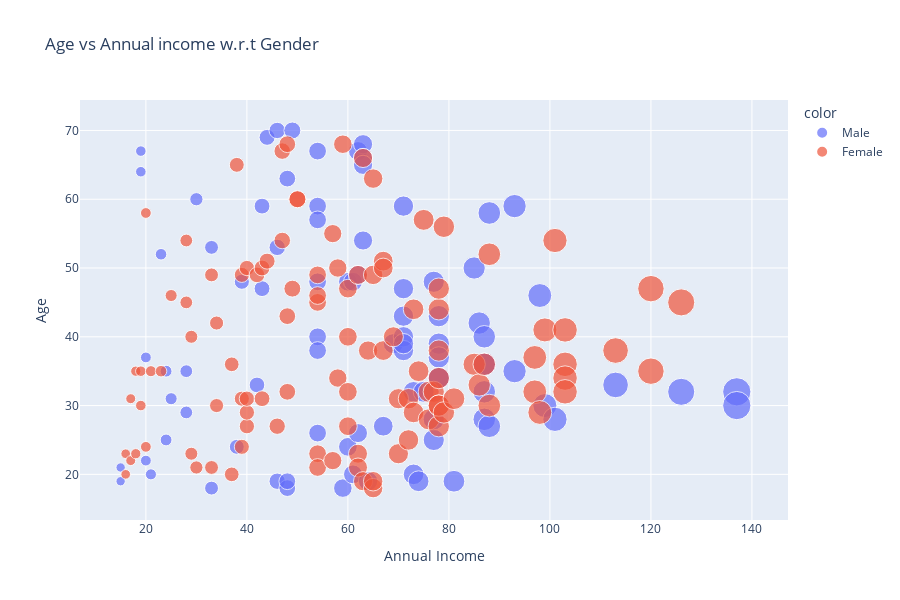

This figure's notebook cell:
### Markdown cell above
### Bivariate Analysis

### Code cell
# Age vs Annual income with r.s.p to Male


fig = px.scatter(y = data['Age'] , x=data['Annual_income'] , color=data['Gender'],
          title="Age vs Annual income w.r.t Gender" ,size=data['Annual_income'])
fig.update_layout(height=600 , width = 900 , 
                 yaxis_title='Age',
                  xaxis_title='Annual Income')
fig.show()

### Figure 1 — Plotly figure (JSON) as saved in the notebook; plotly's stock layout.template omitted (floating-point values rounded to 4 significant figures)
{"data": [{"hovertemplate": "color=Male<br>x=%{x}<br>y=%{y}<br>size=%{marker.size}<extra></extra>", "legendgroup": "Male", "marker": {"color": "#636efa", "size": [15, 15, 19, 19, 20, 20, 21, 23, 24, 24, 25, 28, 28, 30, 33, 33, 38, 39, 42, 43, 43, 44, 46, 46, 46, 48, 48, 48, 49, 54, 54, 54, 54, 54, 54, 54, 59, 60, 60, 61, 61, 62, 62, 62, 63, 63, 63, 63, 64, 67, 69, 71, 71, 71, 71, 71, 71, 73, 73, 74, 75, 77, 77, 77, 78, 78, 78, 78, 78, 81, 85, 86, 87, 87, 87, 87, 87, 88, 88, 93, 93, 98, 99, 101, 113, 126, 137, 137], "sizemode": "area", "sizeref": 0.3425, "symbol": "circle"}, "mode": "markers", "name": "Male", "orientation": "v", "showlegend": true, "type": "scatter", "x": [15, 15, 19, 19, 20, 20, 21, 23, 24, 24, 25, 28, 28, 30, 33, 33, 38, 39, 42, 43, 43, 44, 46, 46, 46, 48, 48, 48, 49, 54, 54, 54, 54, 54, 54, 54, 59, 60, 60, 61, 61, 62, 62, 62, 63, 63, 63, 63, 64, 67, 69, 71, 71, 71, 71, 71, 71, 73, 73, 74, 75, 77, 77, 77, 78, 78, 78, 78, 78, 81, 85, 86, 87, 87, 87, 87, 87, 88, 88, 93, 93, 98, 99, 101, 113, 126, 137, 137], "xaxis": "x", "y": [19, 21, 64, 67, 37, 22, 20, 52, 35, 25, 31, 29, 35, 60, 53, 18, 24, 48, 33, 59, 47, 69, 53, 70, 19, 63, 18, 19, 70, 59, 26, 40, 57, 38, 67, 48, 18, 48, 24, 48, 20, 67, 26, 49, 54, 68, 66, 65, 19, 27, 39, 43, 40, 59, 38, 47, 39, 20, 32, 19, 32, 25, 28, 48, 34, 43, 39, 37, 34, 19, 50, 42, 32, 40, 28, 36, 36, 58, 27, 59, 35, 46, 30, 28, 33, 32, 32, 30], "yaxis": "y"}, {"hovertemplate": "color=Female<br>x=%{x}<br>y=%{y}<br>size=%{marker.size}<extra></extra>", "legendgroup": "Female", "marker": {"color": "#EF553B", "size": [16, 16, 17, 17, 18, 18, 19, 19, 20, 20, 21, 23, 25, 28, 28, 29, 29, 30, 33, 33, 34, 34, 37, 37, 38, 39, 39, 39, 40, 40, 40, 40, 42, 43, 43, 44, 46, 47, 47, 48, 48, 48, 49, 50, 50, 54, 54, 54, 54, 54, 57, 57, 58, 58, 59, 60, 60, 60, 60, 62, 62, 62, 63, 63, 64, 65, 65, 65, 65, 67, 67, 67, 69, 70, 70, 72, 72, 73, 73, 74, 75, 76, 76, 77, 78, 78, 78, 78, 78, 78, 78, 79, 79, 81, 85, 86, 87, 88, 88, 97, 97, 98, 99, 101, 103, 103, 103, 103, 113, 120, 120, 126], "sizemode": "area", "sizeref": 0.3425, "symbol": "circle"}, "mode": "markers", "name": "Female", "orientation": "v", "showlegend": true, "type": "scatter", "x": [16, 16, 17, 17, 18, 18, 19, 19, 20, 20, 21, 23, 25, 28, 28, 29, 29, 30, 33, 33, 34, 34, 37, 37, 38, 39, 39, 39, 40, 40, 40, 40, 42, 43, 43, 44, 46, 47, 47, 48, 48, 48, 49, 50, 50, 54, 54, 54, 54, 54, 57, 57, 58, 58, 59, 60, 60, 60, 60, 62, 62, 62, 63, 63, 64, 65, 65, 65, 65, 67, 67, 67, 69, 70, 70, 72, 72, 73, 73, 74, 75, 76, 76, 77, 78, 78, 78, 78, 78, 78, 78, 79, 79, 81, 85, 86, 87, 88, 88, 97, 97, 98, 99, 101, 103, 103, 103, 103, 113, 120, 120, 126], "xaxis": "x", "y": [20, 23, 31, 22, 35, 23, 30, 35, 58, 24, 35, 35, 46, 54, 45, 40, 23, 21, 49, 21, 42, 30, 36, 20, 65, 31, 49, 24, 50, 27, 29, 31, 49, 31, 50, 51, 27, 67, 54, 43, 68, 32, 47, 60, 60, 45, 23, 49, 46, 21, 55, 22, 34, 50, 68, 40, 32, 47, 27, 23, 49, 21, 66, 19, 38, 18, 19, 63, 49, 51, 50, 38, 40, 23, 31, 25, 31, 29, 44, 35, 57, 28, 32, 32, 34, 44, 38, 47, 27, 30, 30, 56, 29, 31, 36, 33, 36, 52, 30, 37, 32, 29, 41, 54, 41, 36, 34, 32, 38, 47, 35, 45], "yaxis": "y"}], "layout": {"height": 600, "legend": {"itemsizing": "constant", "title": {"text": "color"}, "tracegroupgap": 0}, "title": {"text": "Age vs Annual income w.r.t Gender"}, "width": 900, "xaxis": {"anchor": "y", "domain": [0, 1], "title": {"text": "Annual Income"}}, "yaxis": {"anchor": "x", "domain": [0, 1], "title": {"text": "Age"}}}}
